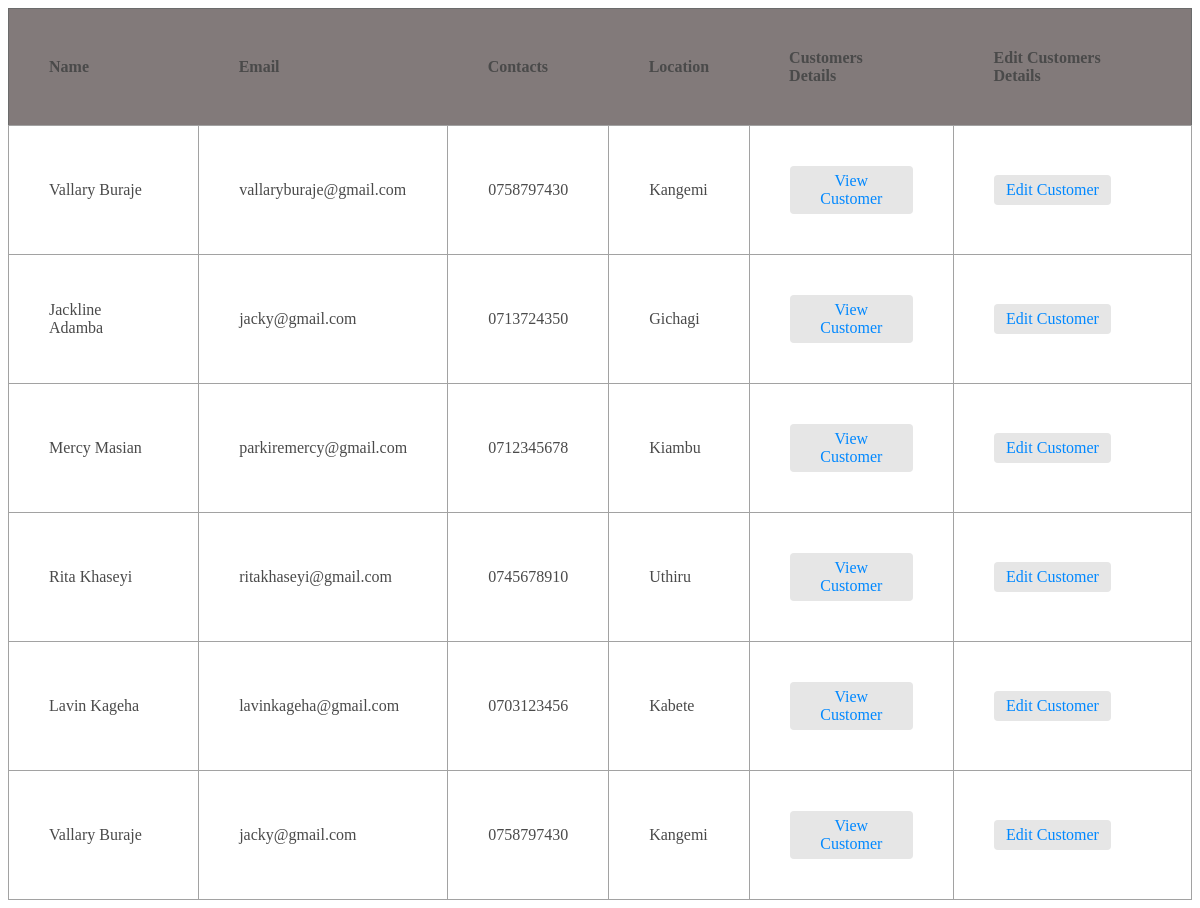
/customer_management/list/, run on the app's committed database.
### customer_management/models.py (models this page shows, shortened)
class Customer(models.Model):
    user = models.OneToOneField(User,on_delete=models.CASCADE,null=True)
    name = models.CharField (max_length=32)
    email = models.EmailField()
    contacts = models.CharField (max_length=32)
    location= models.CharField (max_length=32)

### customer_management/views.py (the view)
# urls.py: path('list/', views.customer_list, name='customer-list'),
def customer_list(request):
    customers = Customer.objects.all()
    return render(request, "customer/customer_list.html", {"customers": customers})

### templates/customer/customer_list.html (shortened to what this page needs)
<!DOCTYPE html>
<html lang="en">
<head>
    {% load static %}
    <link rel="stylesheet" href="{% static 'inventory/product_list.css' %}">
</head>
<body>
     <table >
        <thead >
            <tr>
                <th >Name</th>
                <th >Email</th>
                <th >Contacts</th>
                <th >Location</th>
                <th>Customers Details</th>
                <th> Edit Customers Details</th>
            </tr>
        </thead>
        <tbody>
            {% for customer in customers %}
            <tr>
                <td >{{customer.name }}</td>
                <td >{{customer.email }}</td>
                <td >{{customer.contacts }}</td>
                <td >{{customer.location }}</td>
                <td>
                    <a href="{% url 'customer_detail_view' id=customer.id %}">View Customer</a>
                </td>
                <td>
                    <a href="{% url 'edit_customer_view' id=customer.id %}">Edit Customer</a>
                </td>
            </tr>
            {%endfor%}
        </tbody>
    </table>
</body>
</html>

### inventory/static/inventory/product_list.css (style rules this page uses)
table { width: 100%; border-collapse: collapse; border: 1px solid #6B6B6B; color: #4A4A4A; }
th { background-color: #827a7a; padding: 12px; text-align: left; font-weight: bold; padding: 40px; }
td { padding: 10px; border: 1px solid #A2A2A2; padding: 40px; }
td a { display: inline-block; padding: 6px 12px; text-align: center; text-decoration: none; color: #0088FF; border-radius: 4px; background-color: #E6E6E6; transition: background-color 0.2s ease; }

### data on the page
Customer: name "Vallary Buraje", email "vallaryburaje@gmail.com", contacts "0758797430", location "Kangemi"
Customer: name "Jackline Adamba", email "jacky@gmail.com", contacts "0713724350", location "Gichagi"
Customer: name "Mercy Masian", email "parkiremercy@gmail.com", contacts "0712345678", location "Kiambu"
Customer: name "Rita Khaseyi", email "ritakhaseyi@gmail.com", contacts "0745678910", location "Uthiru"
Customer: name "Lavin Kageha", email "lavinkageha@gmail.com", contacts "0703123456", location "Kabete"
Customer: name "Vallary Buraje", email "jacky@gmail.com", contacts "0758797430", location "Kangemi"
